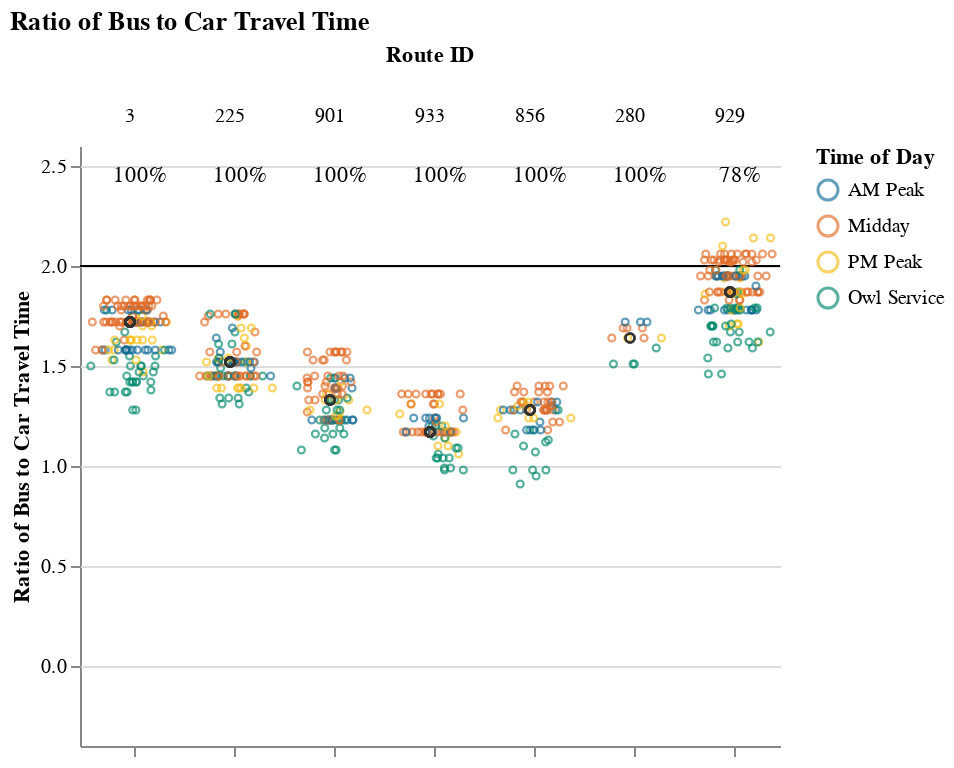
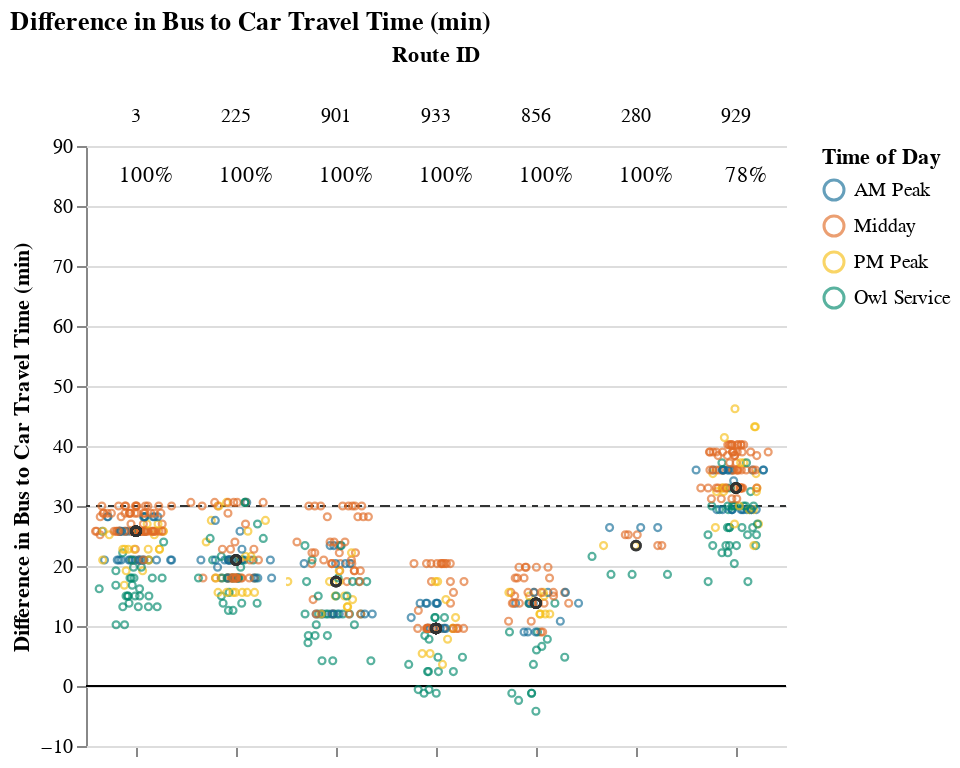

The notebook cell saved with these charts, in order:
### Markdown cell above
### Medium Routes (1-1.5 hrs)

### Code cell
route_group = "medium"
try:
    display_charts_for_route_group(df, route_group)
except:
    print("No routes meet this criteria.")

### Figure 1 — Vega-Lite specification as saved in the notebook (floating-point values rounded to 4 significant figures; data arrays with more than 128 entries replaced by an {"elided": "..."} marker saying what was removed)
{"config": {"view": {"continuousWidth": 400, "continuousHeight": 300, "stroke": null}, "facet": {"spacing": 0}}, "data": {"name": "data-5795b562e87c2e61dcb5788c59297c29"}, "facet": {"column": {"field": "route_id", "sort": ["3", "225", "901", "933", "856", "280", "929"], "title": "Route ID", "type": "nominal"}}, "spec": {"layer": [{"mark": "rule", "encoding": {"color": {"value": "black"}, "y": {"field": "cutoff", "type": "quantitative"}}, "selection": {"selector003": {"type": "interval", "bind": "scales", "encodings": ["x", "y"]}}}, {"mark": {"type": "point", "opacity": 0.65, "size": 12, "strokeWidth": 1.1}, "encoding": {"color": {"field": "time_of_day", "scale": {"range": ["#136C97", "#E16B26", "#F6BF16", "#00896B", "#7790A3", "#5B559C"]}, "sort": ["AM Peak", "Midday", "PM Peak", "Owl Service"], "title": "Time of Day", "type": "nominal"}, "tooltip": [{"field": "route_id", "type": "nominal"}, {"field": "trip_id", "type": "nominal"}, {"field": "service_hours", "type": "quantitative"}, {"field": "car_duration_hours", "type": "quantitative"}, {"field": "bus_multiplier", "type": "quantitative"}, {"field": "bus_difference", "type": "quantitative"}, {"field": "num_trips", "type": "quantitative"}, {"field": "num_competitive", "type": "quantitative"}, {"field": "pct_trips_competitive", "type": "quantitative"}, {"field": "p25", "type": "quantitative"}, {"field": "p50", "type": "quantitative"}, {"field": "p75", "type": "quantitative"}], "x": {"axis": {"grid": false, "labels": false, "ticks": true, "values": [0]}, "field": "jitter", "scale": {}, "title": null, "type": "quantitative"}, "y": {"field": "bus_multiplier", "scale": {"domain": [-0.25, 2.5]}, "title": "Ratio of Bus to Car Travel Time", "type": "quantitative"}}, "transform": [{"calculate": "sqrt(-2*log(random()))*cos(2*PI*random())", "as": "jitter"}], "width": 50}, {"layer": [{"mark": {"type": "point", "opacity": 0.6, "size": 20, "strokeWidth": 1.3}, "encoding": {"color": {"value": "#323434"}, "y": {"field": "bus_multiplier", "type": "quantitative"}}, "transform": [{"filter": "(datum.p50_trip === 1)"}]}, {"mark": {"type": "text", "align": "center", "baseline": "middle"}, "encoding": {"color": {"value": "black"}, "text": {"field": "pct_trips_competitive", "format": ".0%", "type": "quantitative"}, "tooltip": [{"field": "route_id", "type": "nominal"}, {"field": "trip_id", "type": "nominal"}, {"field": "service_hours", "type": "quantitative"}, {"field": "car_duration_hours", "type": "quantitative"}, {"field": "bus_multiplier", "type": "quantitative"}, {"field": "bus_difference", "type": "quantitative"}, {"field": "num_trips", "type": "quantitative"}, {"field": "num_competitive", "type": "quantitative"}, {"field": "pct_trips_competitive", "type": "quantitative"}, {"field": "p25", "type": "quantitative"}, {"field": "p50", "type": "quantitative"}, {"field": "p75", "type": "quantitative"}], "x": {"value": 30}, "y": {"value": 15}}, "transform": [{"calculate": "sqrt(-2*log(random()))*cos(2*PI*random())", "as": "jitter"}, {"filter": "(datum.fastest_trip === 1)"}]}]}]}, "resolve": {"scale": {"y": "shared"}}, "title": "Ratio of Bus to Car Travel Time", "$schema": "https://vega.github.io/schema/vega-lite/v4.17.0.json", "datasets": {"data-5795b562e87c2e61dcb5788c59297c29": {"elided": "638 records"}}}

### Figure 2 — Vega-Lite specification as saved in the notebook (floating-point values rounded to 4 significant figures; data arrays with more than 128 entries replaced by an {"elided": "..."} marker saying what was removed)
{"config": {"view": {"continuousWidth": 400, "continuousHeight": 300, "stroke": null}, "facet": {"spacing": 0}}, "data": {"name": "data-3613dc9a5b5b01bcf41dbc554f9831a6"}, "facet": {"column": {"field": "route_id", "sort": ["3", "225", "901", "933", "856", "280", "929"], "title": "Route ID", "type": "nominal"}}, "spec": {"layer": [{"mark": "rule", "encoding": {"color": {"value": "black"}, "y": {"field": "cutoff", "type": "quantitative"}}, "selection": {"selector004": {"type": "interval", "bind": "scales", "encodings": ["x", "y"]}}}, {"mark": {"type": "rule", "strokeDash": [3, 3]}, "encoding": {"color": {"value": "#323434"}, "y": {"field": "cutoff2", "type": "quantitative"}}}, {"mark": {"type": "point", "opacity": 0.65, "size": 12, "strokeWidth": 1.1}, "encoding": {"color": {"field": "time_of_day", "scale": {"range": ["#136C97", "#E16B26", "#F6BF16", "#00896B", "#7790A3", "#5B559C"]}, "sort": ["AM Peak", "Midday", "PM Peak", "Owl Service"], "title": "Time of Day", "type": "nominal"}, "tooltip": [{"field": "route_id", "type": "nominal"}, {"field": "trip_id", "type": "nominal"}, {"field": "service_hours", "type": "quantitative"}, {"field": "car_duration_hours", "type": "quantitative"}, {"field": "bus_multiplier", "type": "quantitative"}, {"field": "bus_difference", "type": "quantitative"}, {"field": "num_trips", "type": "quantitative"}, {"field": "num_competitive", "type": "quantitative"}, {"field": "pct_trips_competitive", "type": "quantitative"}, {"field": "p25", "type": "quantitative"}, {"field": "p50", "type": "quantitative"}, {"field": "p75", "type": "quantitative"}], "x": {"axis": {"grid": false, "labels": false, "ticks": true, "values": [0]}, "field": "jitter", "scale": {}, "title": null, "type": "quantitative"}, "y": {"field": "bus_difference", "scale": {"domain": [-5, 86.4]}, "title": "Difference in Bus to Car Travel Time (min)", "type": "quantitative"}}, "transform": [{"calculate": "sqrt(-2*log(random()))*cos(2*PI*random())", "as": "jitter"}], "width": 50}, {"layer": [{"mark": {"type": "point", "opacity": 0.6, "size": 20, "strokeWidth": 1.3}, "encoding": {"color": {"value": "#323434"}, "y": {"field": "bus_difference", "type": "quantitative"}}, "transform": [{"filter": "(datum.p50_trip === 1)"}]}, {"mark": {"type": "text", "align": "center", "baseline": "middle"}, "encoding": {"color": {"value": "black"}, "text": {"field": "pct_trips_competitive", "format": ".0%", "type": "quantitative"}, "tooltip": [{"field": "route_id", "type": "nominal"}, {"field": "trip_id", "type": "nominal"}, {"field": "service_hours", "type": "quantitative"}, {"field": "car_duration_hours", "type": "quantitative"}, {"field": "bus_multiplier", "type": "quantitative"}, {"field": "bus_difference", "type": "quantitative"}, {"field": "num_trips", "type": "quantitative"}, {"field": "num_competitive", "type": "quantitative"}, {"field": "pct_trips_competitive", "type": "quantitative"}, {"field": "p25", "type": "quantitative"}, {"field": "p50", "type": "quantitative"}, {"field": "p75", "type": "quantitative"}], "x": {"value": 30}, "y": {"value": 15}}, "transform": [{"calculate": "sqrt(-2*log(random()))*cos(2*PI*random())", "as": "jitter"}, {"filter": "(datum.fastest_trip === 1)"}]}]}]}, "resolve": {"scale": {"y": "shared"}}, "title": "Difference in Bus to Car Travel Time (min)", "$schema": "https://vega.github.io/schema/vega-lite/v4.17.0.json", "datasets": {"data-3613dc9a5b5b01bcf41dbc554f9831a6": {"elided": "638 records"}}}
